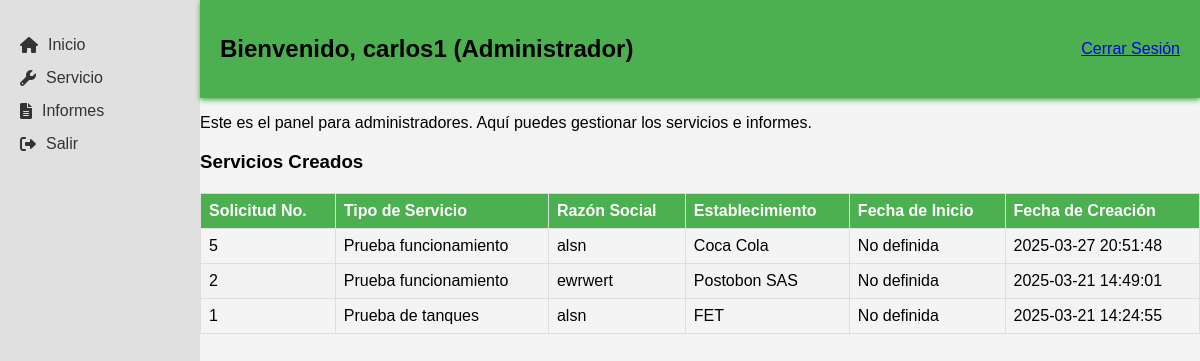
The page /admin_dashboard.php (signed in) on the database its author committed.
### tables this page shows
CREATE TABLE `servicios` (
  `id` int(11) NOT NULL,
  `solicitud_no` varchar(50) DEFAULT NULL,
  `tipo_servicio` varchar(100) DEFAULT NULL,
  `razon_social` varchar(100) DEFAULT NULL,
  `establecimiento` varchar(100) DEFAULT NULL,
  `nit` varchar(20) DEFAULT NULL,
  `material` varchar(50) DEFAULT NULL,
  `tipo_tanque` varchar(50) DEFAULT NULL,
  `capacidad` int(11) DEFAULT NULL,
  `producto` varchar(50) DEFAULT NULL,
  `ano_fabricacion` int(11) DEFAULT NULL,
  `sucursal` varchar(100) DEFAULT NULL,
  `usuario` varchar(100) DEFAULT NULL,
  `fecha_inicio` date DEFAULT NULL,
  `created_by` int(11) DEFAULT NULL,
  `created_at` timestamp NOT NULL DEFAULT current_timestamp()
);

### admin_dashboard.php (the view, shortened to what this page needs)
<?php
include 'db_connect.php';
$user_id = $_SESSION['user_id'];
$sql = "SELECT solicitud_no, tipo_servicio, razon_social, establecimiento, fecha_inicio, created_at
        FROM servicios
        WHERE created_by = :user_id
        ORDER BY created_at DESC";
$stmt = $conn->prepare($sql);
$stmt->execute([':user_id' => $user_id]);
$servicios = $stmt->fetchAll(PDO::FETCH_ASSOC);
?>
<!DOCTYPE html>
<html lang="es">
<head>
    <link rel="stylesheet" href="https://cdnjs.cloudflare.com/ajax/libs/font-awesome/6.0.0-beta3/css/all.min.css">
</head>
<body>
    <div class="sidebar">
        <ul>
            <li><a href="tecnico_dashboard.php"><i class="fas fa-home"></i> Inicio</a></li>
            <li><a href="subir_servicio.php"><i class="fas fa-wrench"></i> Servicio</a></li>
            <li><a href="informe_admin.php"><i class="fas fa-file-alt"></i> Informes</a></li>
            <li><a href="logout.php"><i class="fas fa-sign-out-alt"></i> Salir</a></li>
        </ul>
    </div>
    <div class="main-content">
        <div class="header">
            <h2>Bienvenido, <?php echo htmlspecialchars($_SESSION['username']); ?> (Administrador)</h2>
            <a href="logout.php" class="logout">Cerrar Sesión</a>
        </div>
        <p>Este es el panel para administradores. Aquí puedes gestionar los servicios e informes.</p>
        <h3>Servicios Creados</h3>
        <?php if (count($servicios) > 0): ?>
            <table class="services-table">
                <thead>
                    <tr>
                        <th>Solicitud No.</th>
                        <th>Tipo de Servicio</th>
                        <th>Razón Social</th>
                        <th>Establecimiento</th>
                        <th>Fecha de Inicio</th>
                        <th>Fecha de Creación</th>
                    </tr>
                </thead>
                <tbody>
                    <?php foreach ($servicios as $servicio): ?>
                        <tr>
                            <td><?php echo htmlspecialchars($servicio['solicitud_no']); ?></td>
                            <td><?php echo htmlspecialchars($servicio['tipo_servicio']); ?></td>
                            <td><?php echo htmlspecialchars($servicio['razon_social']); ?></td>
                            <td><?php echo htmlspecialchars($servicio['establecimiento']); ?></td>
                            <td><?php echo htmlspecialchars($servicio['fecha_inicio'] ?? 'No definida'); ?></td>
                            <td><?php echo htmlspecialchars($servicio['created_at']); ?></td>
                        </tr>
                    <?php endforeach; ?>
                </tbody>
            </table>
        <?php else: ?>
            <p>No has creado ningún servicio todavía.</p>
        <?php endif; ?>
    </div>
</body>
</html>

### admin_dashboard.php (style rules this page uses)
body { font-family: Arial, sans-serif; background-color: #f4f4f4; display: flex; margin: 0; }
.header { background-color: #4CAF50; color: black; padding: 15px 20px; display: flex; justify-content: space-between; align-items: center; box-shadow: 0 2px 5px #4CAF50; }
.sidebar { width: 200px; background-color: #e0e0e0; padding: 20px; height: 100vh; box-sizing: border-box; }
.sidebar ul { list-style: none; padding: 0; }
.sidebar ul li { margin-bottom: 15px; }
.sidebar ul li a { text-decoration: none; color: #333; display: flex; align-items: center; }
.sidebar ul li a i { margin-right: 10px; }
.main-content { flex: 1; padding: 0px; }
.services-table { width: 100%; border-collapse: collapse; margin-top: 20px; }
.services-table th, .services-table td { border: 1px solid #ddd; padding: 8px; text-align: left; }
.services-table th { background-color: #4CAF50; color: white; }
.services-table tr:nth-child(even) { background-color: #f2f2f2; }

### rows shown on the page
servicios: solicitud_no "5", tipo_servicio "Prueba funcionamiento", razon_social "alsn", establecimiento "Coca Cola", fecha_inicio "No definida", created_at "2025-03-27 20:51:48"
servicios: solicitud_no "2", tipo_servicio "Prueba funcionamiento", razon_social "ewrwert", establecimiento "Postobon SAS", fecha_inicio "No definida", created_at "2025-03-21 14:49:01"
servicios: solicitud_no "1", tipo_servicio "Prueba de tanques", razon_social "alsn", establecimiento "FET", fecha_inicio "No definida", created_at "2025-03-21 14:24:55"

### other values the page prints
$_SESSION['username'] "carlos1"
